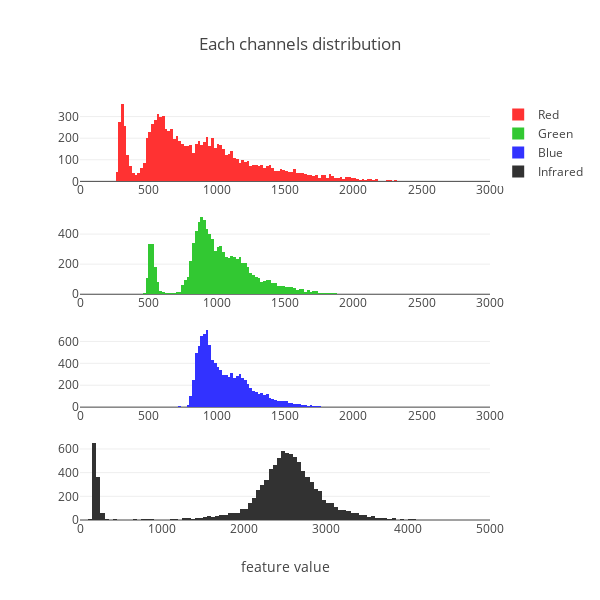

The notebook cell saved with this chart:
### Markdown cell above
Au vu de la quantité de données, on ne peut effectuer la visualisation sur son ensemble. On ne garde qu'un échantillon de 10000 valeurs (échantilloné aléatoirement sur l'ensemble des données) pour chacun des canaux.

### Code cell
import plotly.offline as py
py.init_notebook_mode(connected=True)
from plotly import tools
import plotly.graph_objs as go


fig = tools.make_subplots(rows=4, cols=1, print_grid=False)
samples = 10000

trace1 = go.Histogram(
    x=np.random.choice(data["S2"][:,:,:,0].flatten(), samples),
    name='Red',
    marker=dict(
        color='rgb(255, 50, 50)'
    ),
    xbins=dict(
        start=0,
        end=3000,
        size=20
    )
)
trace2 = go.Histogram(
    x=np.random.choice(data["S2"][:,:,:,1].flatten(), samples),
    name='Green',
    marker=dict(
        color='rgb(50, 200, 50)'
    ),
    xbins=dict(
        start=0,
        end=3000,
        size=20
    )
)
trace3 = go.Histogram(
    x=np.random.choice(data["S2"][:,:,:,2].flatten(), samples),
    name='Blue',
    marker=dict(
        color='rgb(50, 50, 255)'
    ),
    xbins=dict(
        start=0,
        end=3000,
        size=20
    )
)
trace4 = go.Histogram(
    x=np.random.choice(data["S2"][:,:,:,3].flatten(), samples),
    name='Infrared',
    marker=dict(
        color='rgb(50, 50, 50)'
    ),
)

fig.append_trace(trace1, 1, 1)
fig.append_trace(trace2, 2, 1)
fig.append_trace(trace3, 3, 1)
fig.append_trace(trace4, 4, 1)

fig['layout']['xaxis1'].update(range=[0, 3000])
fig['layout']['xaxis2'].update(range=[0, 3000])
fig['layout']['xaxis3'].update(range=[0, 3000])
fig['layout']['xaxis4'].update(range=[0, 5000], title='feature value')

fig['layout'].update(height=600, width=600, title='Each channels distribution')
py.iplot(fig, filename='simple-subplot')

### Figure 1 — Plotly figure (JSON) as saved in the notebook; plotly's stock layout.template omitted (floating-point values rounded to 4 significant figures; data arrays with more than 128 entries replaced by an {"elided": "..."} marker saying what was removed)
{"data": [{"marker": {"color": "rgb(255, 50, 50)"}, "name": "Red", "type": "histogram", "x": {"elided": "10000 int values"}, "xaxis": "x1", "xbins": {"end": 3000, "size": 20, "start": 0}, "yaxis": "y1"}, {"marker": {"color": "rgb(50, 200, 50)"}, "name": "Green", "type": "histogram", "x": {"elided": "10000 int values"}, "xaxis": "x2", "xbins": {"end": 3000, "size": 20, "start": 0}, "yaxis": "y2"}, {"marker": {"color": "rgb(50, 50, 255)"}, "name": "Blue", "type": "histogram", "x": {"elided": "10000 int values"}, "xaxis": "x3", "xbins": {"end": 3000, "size": 20, "start": 0}, "yaxis": "y3"}, {"marker": {"color": "rgb(50, 50, 50)"}, "name": "Infrared", "type": "histogram", "x": {"elided": "10000 int values"}, "xaxis": "x4", "yaxis": "y4"}], "layout": {"height": 600, "title": "Each channels distribution", "width": 600, "xaxis1": {"anchor": "y1", "domain": [0, 1], "range": [0, 3000]}, "xaxis2": {"anchor": "y2", "domain": [0, 1], "range": [0, 3000]}, "xaxis3": {"anchor": "y3", "domain": [0, 1], "range": [0, 3000]}, "xaxis4": {"anchor": "y4", "domain": [0, 1], "range": [0, 5000], "title": "feature value"}, "yaxis1": {"anchor": "x1", "domain": [0.8063, 1]}, "yaxis2": {"anchor": "x2", "domain": [0.5375, 0.7312]}, "yaxis3": {"anchor": "x3", "domain": [0.2687, 0.4625]}, "yaxis4": {"anchor": "x4", "domain": [0, 0.1938]}}}
